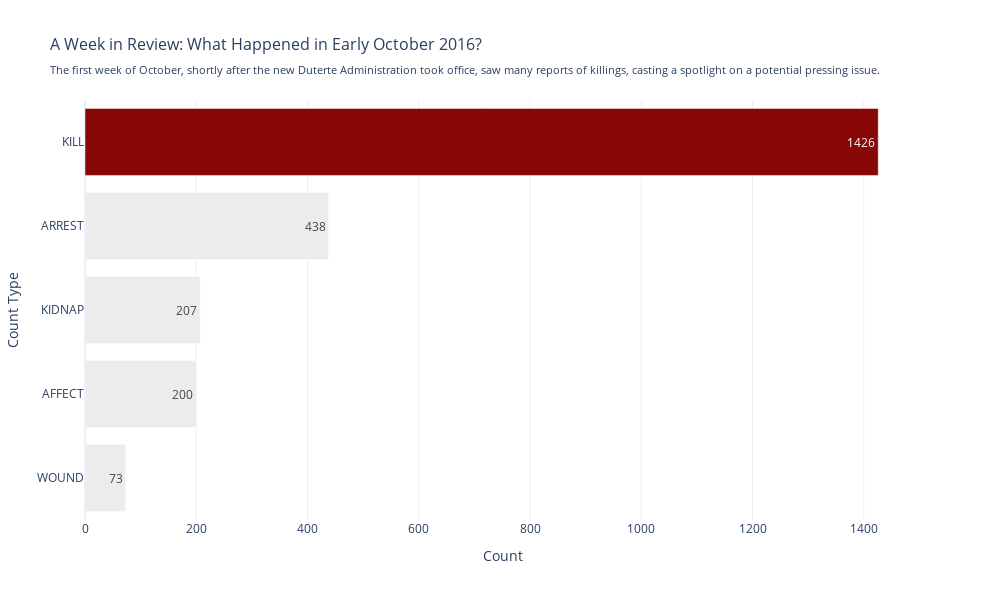

Write notebook code for a chart like this one.
### Code cell
# Visualizing
# Extract the max count to highlight the corresponding bar
result_asc = result.sort_values(by="count", ascending=True)

# Extract the max count to highlight the corresponding bar
max_count = result_asc["count"].max()

# Define colors for each bar, highlighting the highest one
colors = ["#ECECEC" if count != max_count else '#880808'
          for count in result_asc["count"]]

# Initialize the figure
fig = go.Figure()

# Add a horizontal bar trace with dynamic colors
fig.add_trace(
    go.Bar(
        y=result_asc["CountType"],
        x=result_asc["count"],
        marker=dict(color=colors),
        text=result_asc["count"],
        orientation='h'
    )
)

# Set titles and labels
fig.update_layout(
    title=(
        "A Week in Review: What Happened in Early October 2016?<br>"
        "<sub>The first week of October, shortly after the new Duterte "
        "Administration took office, saw many reports of killings, casting a "
        "spotlight on a potential pressing issue.</sub>"
    ),
    title_font_size=16,
    xaxis_title="Count",
    yaxis_title="Count Type",
    width=1000,
    height=600,
    template="plotly_white",
)

# Show the plot
fig.show()

### Figure 1 — Plotly figure (JSON) as saved in the notebook; plotly's stock layout.template omitted (floating-point values rounded to 4 significant figures)
{"data": [{"marker": {"color": ["#ECECEC", "#ECECEC", "#ECECEC", "#ECECEC", "#880808"]}, "orientation": "h", "text": [73, 200, 207, 438, 1426], "type": "bar", "x": [73, 200, 207, 438, 1426], "y": ["WOUND", "AFFECT", "KIDNAP", "ARREST", "KILL"]}], "layout": {"height": 600, "title": {"font": {"size": 16}, "text": "A Week in Review: What Happened in Early October 2016?<br><sub>The first week of October, shortly after the new Duterte Administration took office, saw many reports of killings, casting a spotlight on a potential pressing issue.</sub>"}, "width": 1000, "xaxis": {"autorange": true, "range": [0, 1501.0], "title": {"text": "Count"}, "type": "linear"}, "yaxis": {"autorange": true, "range": [-0.5, 4.5], "title": {"text": "Count Type"}, "type": "category"}}}
